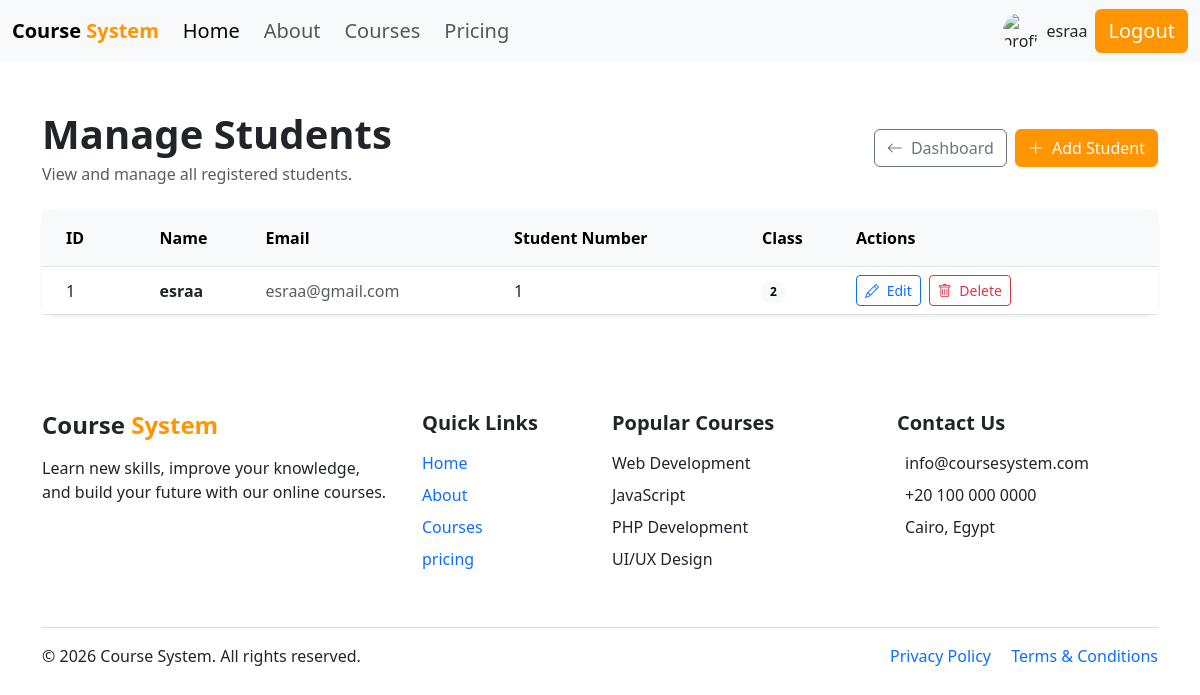
Screenshot of /manage_students.php (signed in) with the database file from the repository.
### tables this page shows
CREATE TABLE `students` (
  `id` int(11) NOT NULL,
  `student_number` int(50) NOT NULL,
  `user_id` int(11) NOT NULL,
  `class` varchar(250) NOT NULL
);

CREATE TABLE `users` (
  `id` int(11) NOT NULL,
  `name` varchar(100) NOT NULL,
  `email` varchar(100) NOT NULL,
  `password` varchar(255) NOT NULL,
  `role` varchar(50) NOT NULL,
  `image` varchar(255) NOT NULL
);

### manage_students.php (the view, shortened to what this page needs)
<?php
include "connect.php";
$sql = "SELECT students.id, students.student_number, students.class,
               students.user_id, users.name, users.email
        FROM students
        JOIN users ON students.user_id = users.id";
$result = $conn->query($sql);
include "header.php";
?>
<div class="container py-5">
    <div class="d-flex flex-column flex-md-row
                justify-content-between
                align-items-md-center
                gap-3
                mb-4">
        <div>
            <h1 class="fw-bold mb-1">
                Manage Students
            </h1>
            <p class="text-muted mb-0">
                View and manage all registered students.
            </p>
        </div>
        <div class="d-flex gap-2">
            <a href="admin_dashboard.php"
               class="btn btn-outline-secondary">
                <i class="bi bi-arrow-left me-1"></i>
                Dashboard
            </a>
            <a href="add_student.php"
               class="btn admin-primary-btn">
                <i class="bi bi-plus-lg me-1"></i>
                Add Student
            </a>
        </div>
    </div>
    <div class="card border-0 shadow-sm rounded-4">
        <div class="card-body p-0">
            <div class="table-responsive">
                <table class="table table-hover align-middle mb-0">
                    <thead class="table-light">
                        <tr>
                            <th class="px-4 py-3">
                                ID
                            </th>
                            <th class="py-3">
                                Name
                            </th>
                            <th class="py-3">
                                Email
                            </th>
                            <th class="py-3">
                                Student Number
                            </th>
                            <th class="py-3">
                                Class
                            </th>
                            <th class="py-3 pe-4">
                                Actions
                            </th>
                        </tr>
                    </thead>
                    <tbody>
                    <?php if ($result && $result->num_rows > 0): ?>
                        <?php while ($student = $result->fetch_assoc()): ?>
                            <tr>
                                <td class="px-4 fw-medium">
                                    <?= $student['id'] ?>
                                </td>
                                <td>
                                    <span class="fw-semibold">
                                        <?= htmlspecialchars($student['name']) ?>
                                    </span>
                                </td>
                                <td class="text-muted">
                                    <?= htmlspecialchars($student['email']) ?>
                                </td>
                                <td>
                                    <?= htmlspecialchars($student['student_number']) ?>
                                </td>
                                <td>
                                    <span class="badge text-bg-light">
                                        <?= htmlspecialchars($student['class']) ?>
                                    </span>
                                </td>
                                <td class="pe-4">
                                    <div class="d-flex flex-wrap gap-2">
                                        <a href="edit_student.php?id=<?= $student['id'] ?>"
                                           class="btn btn-sm btn-outline-primary">
                                            <i class="bi bi-pencil me-1"></i>
                                            Edit
                                        </a>
                                        <a href="delete_student.php?id=<?= $student['id'] ?>"
                                           class="btn btn-sm btn-outline-danger"
                                           onclick="return confirm('Are you sure you want to delete this student?');">
                                            <i class="bi bi-trash me-1"></i>
                                            Delete
                                        </a>
                                    </div>
                                </td>
                            </tr>
                        <?php endwhile; ?>
                    <?php endif; ?>
                    </tbody>
                </table>
            </div>
        </div>
    </div>
</div>
<?php
include "footer.php";
?>

### rows the page displays
students: id "1", user.name "esraa", user.email "esraa@gmail.com", student_number "1", class "2"

### other values shown
$_SESSION['name'] "esraa"
